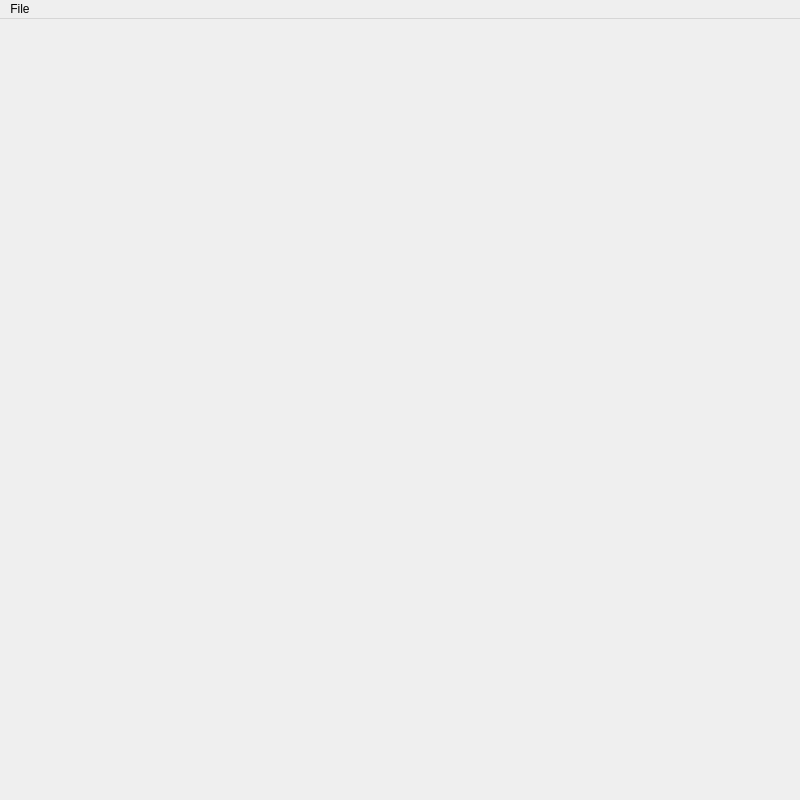
<?xml version="1.0" encoding="UTF-8"?>
<ui version="4.0">
 <class>MainWindow</class>
 <widget class="QMainWindow" name="MainWindow">
  <property name="geometry">
   <rect>
    <x>0</x>
    <y>0</y>
    <width>800</width>
    <height>800</height>
   </rect>
  </property>
  <property name="minimumSize">
   <size>
    <width>800</width>
    <height>800</height>
   </size>
  </property>
  <property name="windowTitle">
   <string>MainWindow</string>
  </property>
  <widget class="QWidget" name="centralWidget"/>
  <widget class="QMenuBar" name="menuBar">
   <property name="geometry">
    <rect>
     <x>0</x>
     <y>0</y>
     <width>800</width>
     <height>19</height>
    </rect>
   </property>
   <widget class="QMenu" name="menuFile">
    <property name="title">
     <string>File</string>
    </property>
    <addaction name="actionSave_as_SVG"/>
   </widget>
   <addaction name="menuFile"/>
  </widget>
  <action name="actionSave_as_SVG">
   <property name="text">
    <string>Save as SVG</string>
   </property>
  </action>
 </widget>
 <layoutdefault spacing="6" margin="11"/>
 <resources/>
 <connections/>
</ui>
